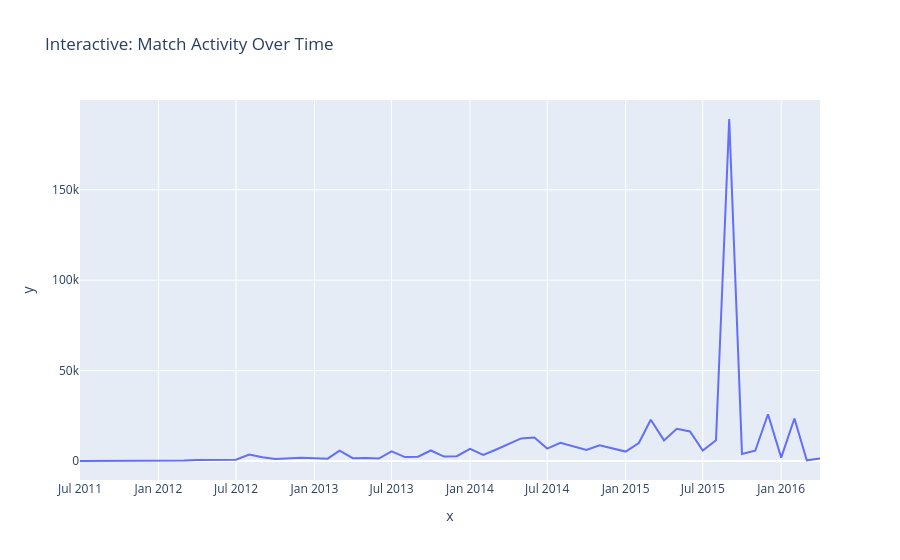
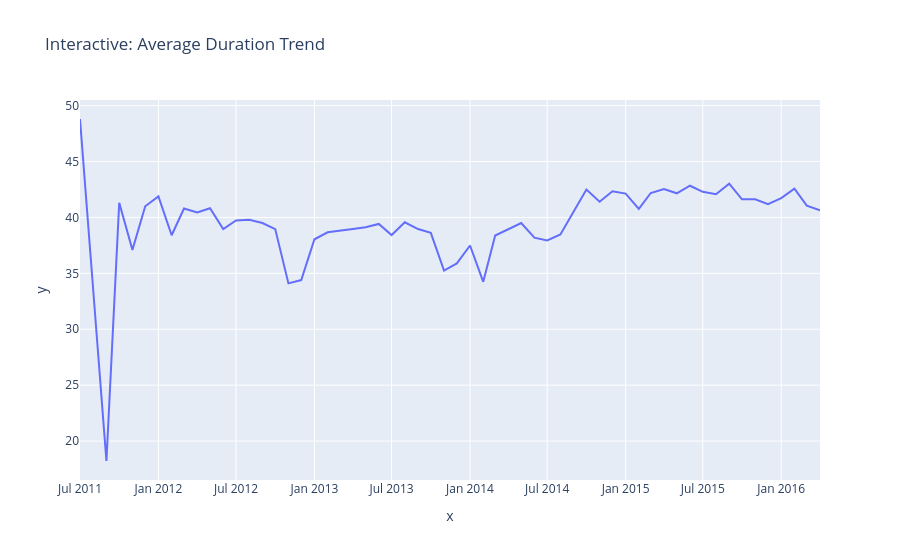
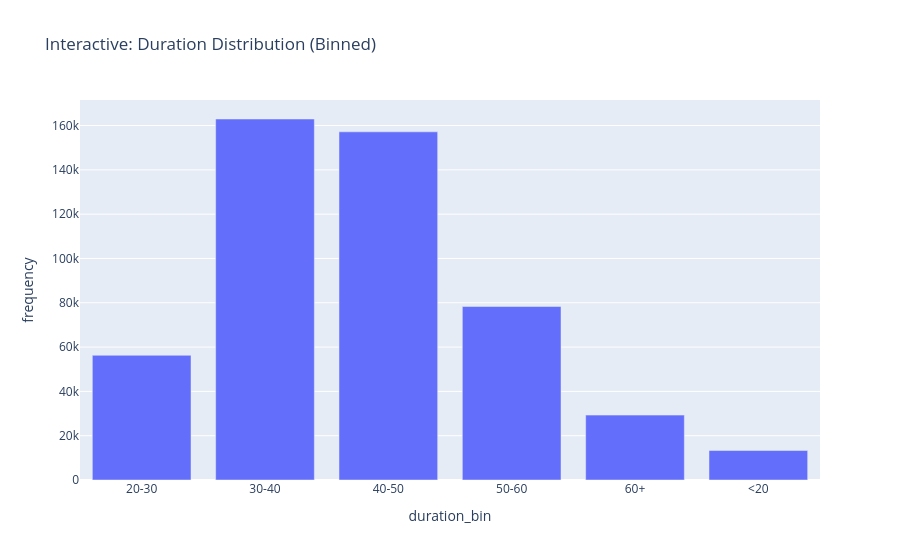

Notebook cell for these charts, in order:
### Markdown cell above
### Plotly Visualizations

### Code cell
import pandas as pd

def try_plotly():
    import plotly.express as px
    import plotly.graph_objects as go

    # 1) Activity over time
    fig1 = px.line(x=pd.to_datetime(activity_trend['year'].combine(activity_trend['month'], lambda year, month: f'{year}-{month:02d}')).sort_values(),
                   y=activity_trend['match_count'],
                   title="Interactive: Match Activity Over Time")
    fig1.show()

    # 2) Avg duration trend
    fig2 = px.line(x=pd.to_datetime(activity_trend['year'].combine(activity_trend['month'], lambda year, month: f'{year}-{month:02d}')).sort_values(),
                   y=activity_trend['avg_duration'], title="Interactive: Average Duration Trend")
    fig2.show()

    # 3) Duration bin bar
    fig3 = px.bar(play_time_dist, x="duration_bin", y="frequency", title="Interactive: Duration Distribution (Binned)")
    fig3.show()

try:
    try_plotly()
    print("✅ Plotly interactive charts rendered.")
except Exception as e:
    print("⚠️ Plotly not available (or failed to render). Falling back to table previews.")
    print(type(e).__name__, ":", e)

    print("\n--- activity_trend head ---")
    display(activity_trend.head(10))

    print("\n--- activity_trend head ---")
    display(activity_trend.head(10))

    print("\n--- play_time_dist ---")
    display(play_time_dist.head(10))
